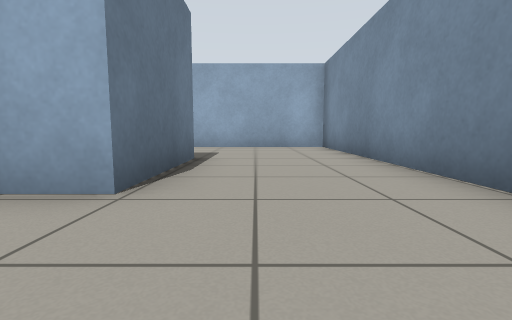
View 1 (above)

16 first-person views from a walk through a robot-simulator world made for Gazebo. The camera is 0.5 m above the floor, tilts 6° down and sees 85° across. The floor is counted in squares, 1 m on a side. Each view is taken from the middle of a square. On the plan, view 1 faces up. The plan holds only what a view shows up to about 9 squares ahead; the rest is blank.

View 2
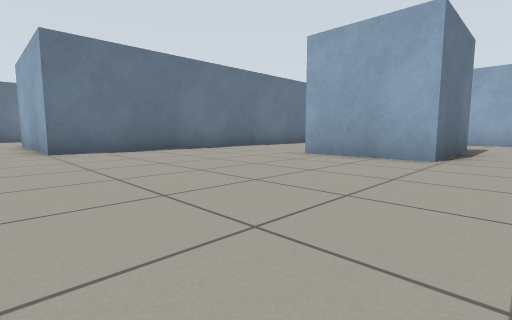

View 3
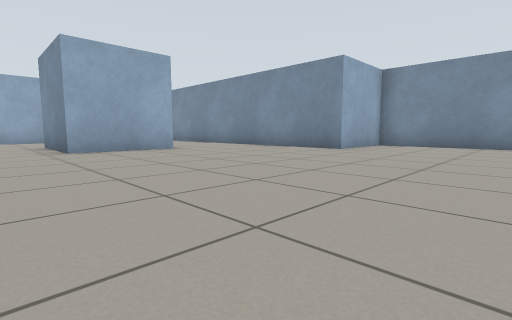

View 4
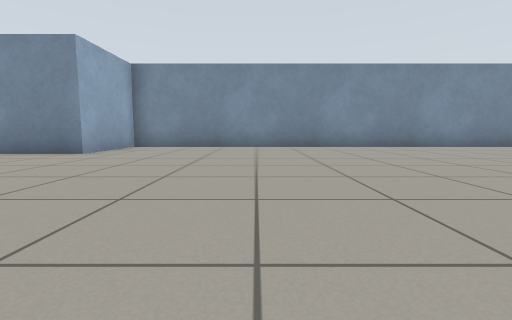

View 5
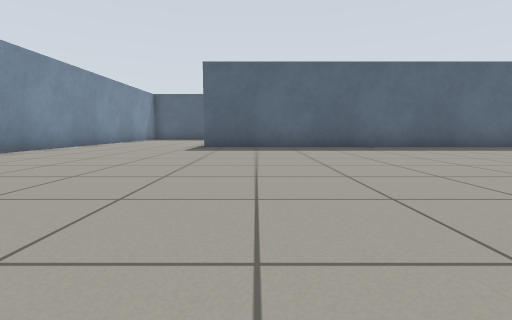

View 6
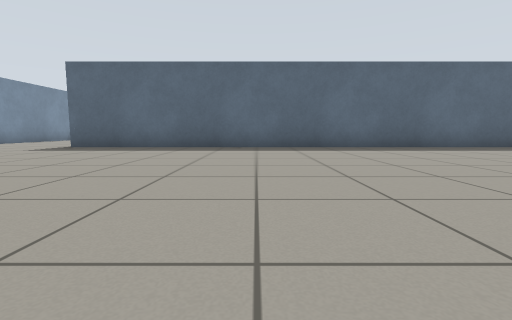

View 7
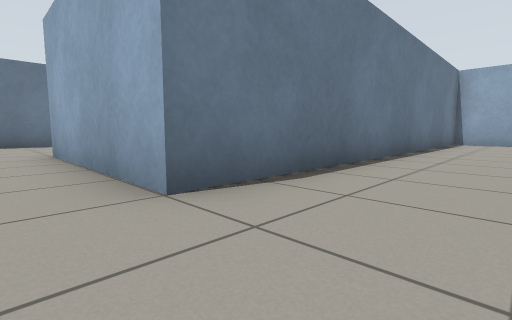

View 8
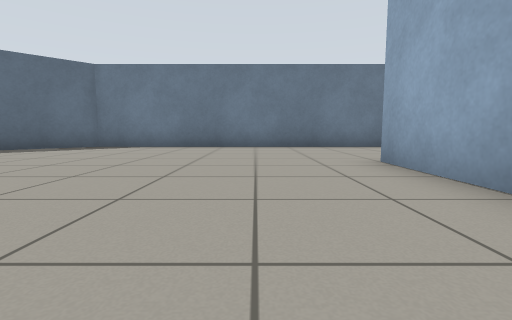

View 9
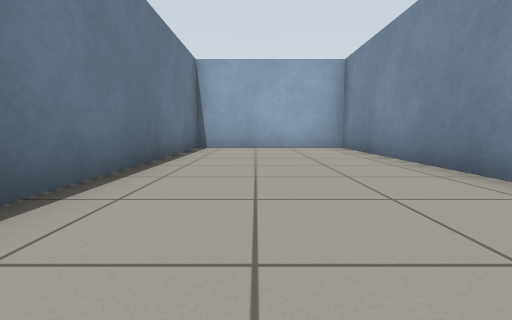

View 10
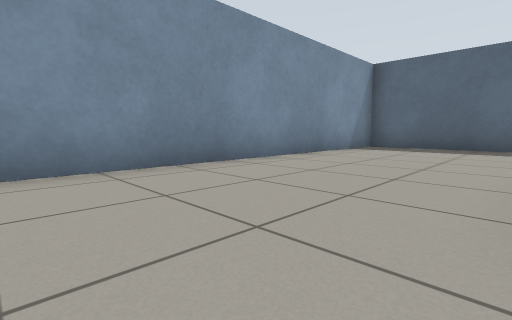

View 11
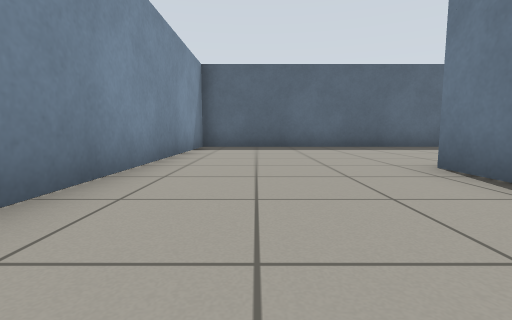

View 12
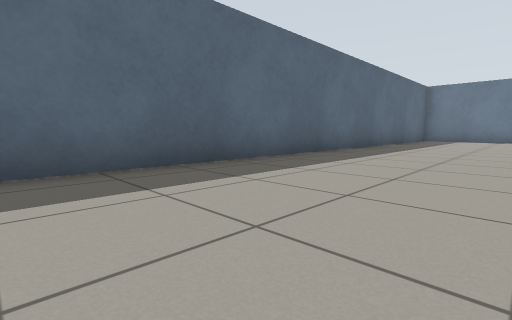

View 13
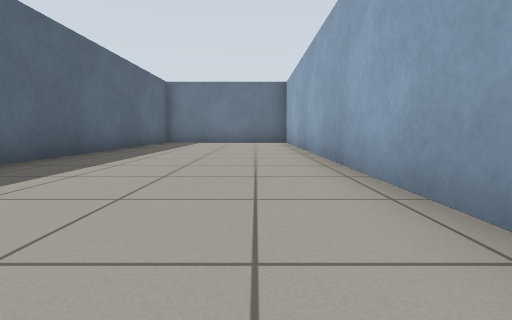

View 14
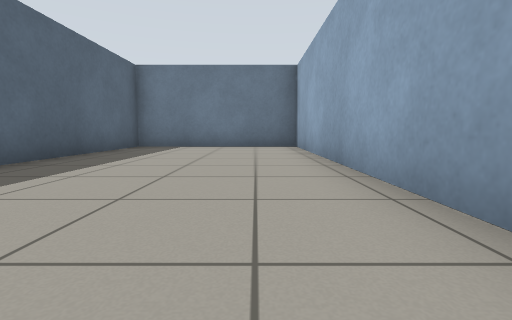

View 15
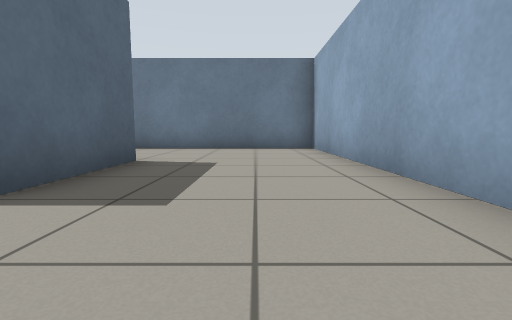

View 16
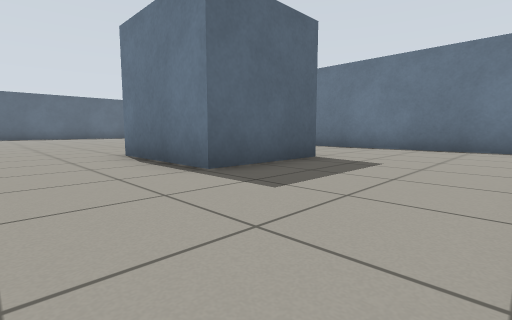

### Floor plan
Points are (right, up) in squares from view 1. A wall is a line through its corners. A room is listed if a view was taken in it or the views show most of it. See-through windows are left out.
Room 1 (views 1, 2, 3, 4, 5, 6, 7, 8, 9, 10, 11, 12, 13, 14, 15, 16)
walls: (-2.2, -13.7) (-12.8, -13.7) (-12.8, -18.7) (4.7, -18.7) (4.7, -1.2) (2.1, -1.2) (2.1, 8.6) (-7, 8.6) (-7, -2) (-11.5, -2); (0.6, -12.6) (0.6, -13.8); (-11.5, -1.4) (-11.5, 4.1) (-15.7, 4.1) (-15.7, -8.9) (-14, -10.5); (-12.8, -11.4) (0.6, -11.4); (-3.6, 2.2) (-3.6, 5) (-1.1, 5) (-1.1, 2.2) (-3.6, 2.2)

Positions as (right, up) in squares from view 1, and headings:
1: (0, 0), facing up
2: (0, -3), facing up-left
3: (-5, -5), facing up-right
4: (-4, -5), facing right
5: (-1, -3), facing down
6: (-5, -3), facing down
7: (-5, -3), facing up-left
8: (-7, -4), facing left
9: (-14, -4), facing up
10: (1, -10), facing down-right
11: (3, -10), facing down
12: (2, -15), facing down-left
13: (-1, -15), facing left
14: (-4, -15), facing left
15: (1, 7), facing left
16: (1, 8), facing down-left
